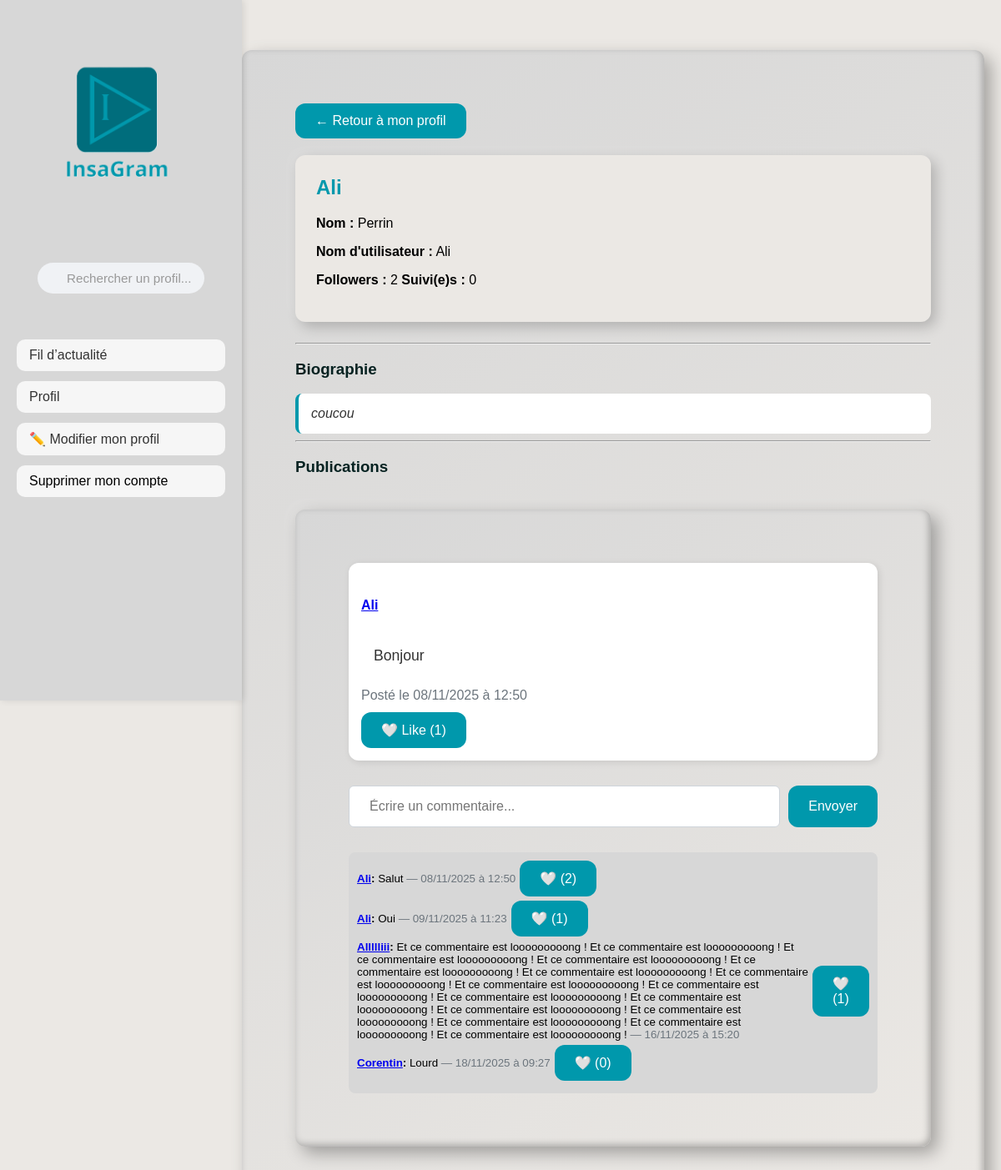
Page /user/Ali on the committed database.
### app.py (models this page shows, shortened)
class User(db.Model):
    id = db.Column(db.Integer, primary_key=True)
    name = db.Column(db.String(80), unique=False, nullable=False)
    username = db.Column(db.String(80), unique=True, nullable=False)
    password = db.Column(db.String(80), nullable=False)
    email = db.Column(db.String(120), unique=True, nullable=False)
    biography = db.Column(db.Text, nullable=True)
    posts = db.relationship('Post', backref='author', lazy=True)
    followed = db.relationship(
        'User',
        secondary=followers,
        primaryjoin=(followers.c.follower_id == id),
        secondaryjoin=(followers.c.followed_id == id),
        backref=db.backref('followers', lazy='dynamic'),
        lazy='dynamic'
    )
    @property
    def followers_count(self):
        return self.followers.count()
    @property
    def following_count(self):
        return self.followed.count()

class Post(db.Model):
    id = db.Column(db.Integer, primary_key=True)
    user_id = db.Column(db.Integer, db.ForeignKey('user.id'), nullable=False)
    content = db.Column(db.String(255), nullable=False)
    date_posted = db.Column(db.DateTime, default=lambda: datetime.now(PARIS))
    likes = db.relationship('Like', backref='post', lazy=True)
    comments = db.relationship('Comment', backref='post', lazy=True)

class Comment(db.Model):
    id = db.Column(db.Integer, primary_key=True)
    post_id = db.Column(db.Integer, db.ForeignKey('post.id'), nullable=False)
    user_id = db.Column(db.Integer, db.ForeignKey('user.id'), nullable=False)
    content = db.Column(db.String(255), nullable=False)
    date_posted = db.Column(db.DateTime, default=lambda: datetime.now(PARIS))
    author = db.relationship('User', backref='comments', lazy=True)
    likes = db.relationship('CommentLike', backref='comment', lazy=True)

### app.py (the view)
@app.route('/user/<username>')
def user_profile(username):
    user = User.query.filter_by(username=username).first_or_404()
    posts = Post.query.filter_by(user_id=user.id).order_by(Post.date_posted.desc()).all()
    current_user = None
    liked_post_ids = []
    liked_comment_ids = []
    if 'username' in session:
        current_user = User.query.filter_by(username=session['username']).first()
        liked_post_ids = [like.post_id for like in Like.query.filter_by(user_id=current_user.id).all()]
        liked_comment_ids = [like.comment_id for like in CommentLike.query.filter_by(user_id=current_user.id).all()]
    return render_template(
        'user_profile.html',
        user=user,
        posts=posts,
        current_user=current_user,
        liked_post_ids=liked_post_ids,
        liked_comment_ids=liked_comment_ids
    )

### templates/user_profile.html (shortened to what this page needs)
<!DOCTYPE html>
<html lang="fr">
<head>
    <link rel="stylesheet" href="{{ url_for('static', filename='style.css') }}">
</head>
<body>
<div class="sidebar">
    <img src="{{ url_for('static', filename='images/LOGO_sidebar.png') }}" alt="Logo InsaGram" class="logo">
    <div class="container-search">
        <form method="GET" action="{{ url_for('search') }}" class="search-form">
            <input
                type="text"
                name="q"
                placeholder="Rechercher un profil..."
                aria-label="Rechercher"
                class="search-input-with-icon">
        </form>
    </div>
    <nav class="sidebar-nav">
        <form action="{{ url_for('feed') }}" method="get">
            <button
                type="submit"
                class="sidebar-btn {% if request.endpoint == 'feed' %}active{% endif %}">
                Fil d’actualité
            </button>
        </form>
        <form action="{{ url_for('profile') }}" method="get">
            <button
                type="submit"
                class="sidebar-btn {% if request.endpoint == 'profile' %}active{% endif %}">
                Profil
            </button>
        </form>
        <form action="{{ url_for('edit_profile') }}" method="get">
            <button
                type="submit"
                class="sidebar-btn">
                ✏️ Modifier mon profil
            </button>
        </form>
        <form action="{{ url_for('delete_account') }}" method="get">
            <button
                type="submit"
                class="sidebar-btn btn-danger">
                Supprimer mon compte
            </button>
        </form>
    </nav>
</div>
<div class="main-content bg-light">
<div class="container--lg">
    <a href="{{ url_for('profile') }}" class="btn">← Retour à mon profil</a>
    <div class="user-info">
        <h2>{{ user.username }}</h2>
        <p><b>Nom :</b> {{ user.name }}</p>
        <p><b>Nom d'utilisateur :</b> {{ user.username }}</p>
        <p>
            <b>Followers :</b> <span class="badge bg-primary">{{ user.followers_count }}</span>
            <b>Suivi(e)s :</b> <span class="badge bg-primary">{{ user.following_count }}</span>
        </p>
    </div>
    <hr>
    <h3>Biographie</h3>
    {% if user.biography %}
        <div class="biography">{{ user.biography }}</div>
    {% else %}
        <p class="text-muted">Aucune biographie renseignée.</p>
    {% endif %}
    <hr>
    <h3>Publications</h3>
        {% if posts %}
            {% for post in posts %}
                <div class="container--lg posts-container" id="posts-container" style="display: flex; flex-direction: column; gap: 20px;">
                    <div class="post-card" data-post-id="{{ post.id }}" style="display: flex; gap: 15px; align-items: flex-start;">
                        <div style="flex: 1; background-color: #ffffff; padding: 15px; border-radius: var(--radius-md); box-shadow: 2px 2px 8px rgba(0,0,0,0.1);">
                            <div style="font-size: 1.2rem; margin-bottom: 10px;">
                                <h5 class="card-title mb-2">
                                    <a href="{{ url_for('user_profile', username=post.author.username) }}" class="text-decoration-none text-dark">
                                        {{ post.author.username }}
                                    </a>
                                </h5>
                                <p class="post-content">{{ post.content }}</p>
                                <small class="text-muted">Posté le {{ post.date_posted.strftime('%d/%m/%Y à %H:%M') }}</small>
                            </div>
                                <div style="display: flex; gap: 10px; margin-top: 10px;">
                                    {% set liked = post.id in liked_post_ids %}
                                    <form action="{{ url_for('like_post', post_id=post.id) }}" method="POST" style="display:inline;">
                                        <button type="submit" class="btn btn-sm {% if liked %}btn-danger{% else %}btn-outline-danger{% endif %}">
                                            {% if liked %}❤️{% else %}🤍{% endif %} Like ({{ post.likes | length }})
                                        </button>
                                    </form>
                                </div>
                        </div>
                    </div>
                    <form action="{{ url_for('create_comment', post_id=post.id) }}" method="POST" style="display: flex; width: 100%; gap: 10px; margin-top: 10px;">
                        <input type="text" name="content" class="form-control form-control-sm" placeholder="Écrire un commentaire..." style="flex: 1; min-width: 0;">
                        <button type="submit" class="btn btn-sm btn-primary">Envoyer</button>
                    </form>
                    <div style="background-color: var(--background-2); padding: 10px; border-radius: var(--radius-sm); margin-top: 10px;">
                        {% for comment in post.comments %}
                        <div style="margin-bottom: 5px; display: flex; align-items: center; gap: 5px;">
                            <small class="comment-text">
                                <b><a href="{{ url_for('user_profile', username=comment.author.username) }}" class="text-decoration-none text-dark">{{ comment.author.username }}</a>:</b> {{ comment.content }}
                                <span class="text-muted">— {{ comment.date_posted.strftime('%d/%m/%Y à %H:%M') }}</span>
                            </small>
                                {% set liked_comment = comment.id in liked_comment_ids %}
                                <form action="{{ url_for('like_comment', comment_id=comment.id) }}" method="POST" style="display:inline;">
                                    <button type="submit" class="btn btn-sm {% if liked_comment %}btn-danger{% else %}btn-outline-danger{% endif %}">
                                        {% if liked_comment %}❤️{% else %}🤍{% endif %} ({{ comment.likes | length }})
                                    </button>
                                </form>
                        </div>
                        {% endfor %}
                    </div>
                </div>
            {% endfor %}
        {% endif %}
</div>
</div>
</body>
</html>

### static/style.css (style rules this page uses)
:root { --background: rgb(235, 232, 228); --background-2: rgb(215, 215, 215); --bleu-ombre: #00485280; --bleu-1: #006d7cff; --bleu-2: #0098acff; --bleu-3: #00c7e153; --vert-ombre: #193e0068; --vert-1: #327c01ff; --vert-2: #46b000ff; --vert-3: #54d30046; --radius-sm: 8px; --radius-md: 12px; --radius-lg: 18px; --soft: rgba(0,127,127,0.06); --text: #062221ff; }
body { font-family: Arial, sans-serif; background-color: var(--background); display: block; margin: 0 auto; width: 100%; max-width: 1200px; min-height: 100vh; overflow-x: hidden; }
.sidebar { position: fixed; top: 0; left: 0; height: 100vh; width: 250px; background-color: var(--background-2); padding: 20px; box-shadow: 2px 0 8px rgba(0,0,0,0.1); display: flex; flex-direction: column; gap: 15px; z-index: 100; }
.sidebar-nav { display: flex; flex-direction: column; gap: 12px; width: 100%; margin-top: 20px; }
.sidebar-btn { display: block; width: 100%; background-color: #f6f6f6; border: none; color: #333; font-size: 1rem; font-weight: 500; padding: 10px 15px; border-radius: 10px; cursor: pointer; text-align: left; transition: all 0.3s ease; }
.sidebar-btn.btn-danger { width: 100%; background-color: #f6f6f6; color: #000000; }
.sidebar-nav form { width: 100%; }
.main-content { margin-left: 270px; padding: 20px; }
.container-search { width: 100%; display: flex; justify-content: center; align-items: center; margin: 20px 0; }
.search-form { position: relative; width: 80%; max-width: 220px; display: flex; justify-content: center; }
.search-input-with-icon { width: 100%; padding: 10px 15px 10px 35px; background-color: #f0f2f5; border: none; border-radius: 25px; font-size: 0.95rem; color: #333; text-align: left; transition: all 0.3s ease; outline: none; }
.search-input-with-icon::placeholder { color: #999; }
.container--lg { background: linear-gradient(145deg, var(--background-2), var(--background)); max-width: 2000px; padding: 64px; margin: 40px auto; text-align: left; box-shadow: 8px 8px 20px rgba(0, 0, 0, 0.3), -8px -8px 20px rgba(255, 255, 255, 0.1), inset 2px 2px 8px rgba(255, 255, 255, 0.2), inset -2px -2px 8px rgba(0, 0, 0, 0.3); border-radius: var(--radius-md); }
.form-control { display: block; padding: 12px 24px; font-size: 16px; line-height: 1.5; color: #212529; background-color: #fff; border: 1px solid #ced4da; border-radius: 0.375rem; transition: border-color .15s ease-in-out, box-shadow .15s ease-in-out; }
img.logo { width: 240px; margin-bottom: 20px; }
.post-content, .comment-text { white-space: normal; overflow-wrap: break-word; word-break: break-word; }
.text-muted { color: #6c757d !important; }
.btn { background-color: var(--bleu-2); color: white; padding: 12px 24px; border: none; border-radius: var(--radius-md); font-size: 16px; cursor: pointer; transition: background-color 0.3s, transform 0.2s; text-decoration: none; display: inline-block; }
.btn:link, .btn:visited, .btn:hover, .btn:active { text-decoration: none !important; }

### templates/user_profile.html (style rules this page uses)
.post-content { font-size: 1.1rem; color: #333; background-color: #fff; border-radius: var(--radius-sm); padding: 15px; margin: 10px 0; }
.user-info { background-color: var(--background); border-radius: var(--radius-md); box-shadow: 6px 6px 16px rgba(0, 0, 0, 0.2), -6px -6px 16px rgba(255, 255, 255, 0.1); padding: 25px; margin-bottom: 25px; margin-top: 20px; }
.user-info h2 { margin-top: 0; color: var(--bleu-2); }
.biography { background-color: #ffffff; border-left: 4px solid var(--bleu-2); border-radius: var(--radius-sm); padding: 15px; font-style: italic; color: #333; white-space: pre-line; }
h2, h3 { color: var(--text); }

### rows in the picture
User: username "Ali", name "Perrin", biography "coucou"
Post: author.username "Ali", content "Bonjour", date_posted "08/11/2025 à 12:50", likes|length "1"
Comment: author.username "Ali", content "Salut", date_posted "08/11/2025 à 12:50", likes|length "2"
Comment: author.username "Ali", content "Oui", date_posted "09/11/2025 à 11:23", likes|length "1"
Comment: author.username "Allllliii", content "Et ce commentaire est looooooooong ! Et ce commentaire est looooooooong ! Et ce commentaire est looooooooong ! Et ce commentaire est looooooooong ! Et ce commentaire est looooooooong ! Et ce commentaire est looooooooong ! Et ce commentaire est looooooooong ! Et ce commentaire est looooooooong ! Et ce commentaire est looooooooong ! Et ce commentaire est looooooooong ! Et ce commentaire est looooooooong ! Et ce commentaire est looooooooong ! Et ce commentaire est looooooooong ! Et ce commentaire est looooooooong ! Et ce commentaire est looooooooong ! Et ce commentaire est looooooooong !", date_posted "16/11/2025 à 15:20", likes|length "1"
Comment: author.username "Corentin", content "Lourd", date_posted "18/11/2025 à 09:27", likes|length "0"

### other values in the picture
{{ user.followers_count }} "2"
{{ user.following_count }} "0"
